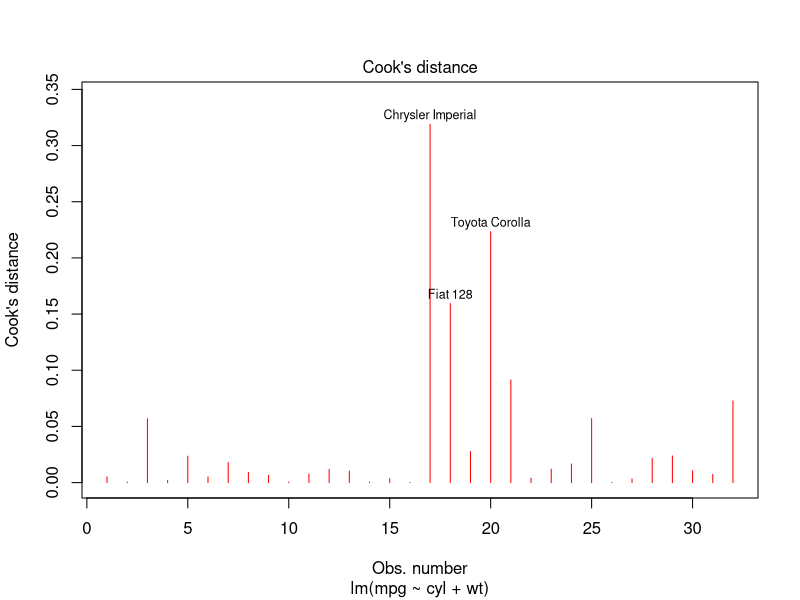

Generate this figure with R:
# Cooks distance example using mcars
mtcars
dim(mtcars)
head(mtcars)
str(mtcars)
model1 <- lm(mpg~cyl + wt, data = mtcars)
model1

help("cooks.distance")
plot(model1, pch = 18, col= 'red', which = c(4))
cooks.distance(model1)
CooksDistance <- cooks.distance(model1)
#round values to 5 decimal points to make interpretation easier
round(CooksDistance, 5)

# sort in ascending order
sort(round(CooksDistance, 5))